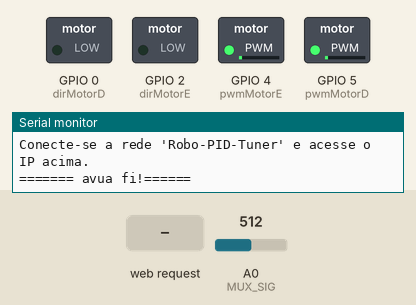
Recording of a sketch running on a simulated ESP8266 (NodeMCU). Parts: switched loads named in the sketch (green lamp = pin HIGH), the last lines printed to the serial monitor. Inputs (shaded band) come from the test bench; at power-on: A0 (MUX_SIG) = 512. Pins used as bus, display or sensor lines are not drawn.

Above: at 7.1 s.
7.2 s: HTTP request GET /update received
8.7 s: A0 (MUX_SIG) set to 522
At 9.3 s:
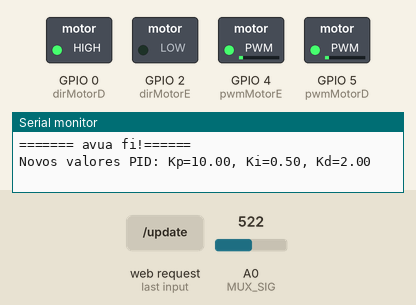
10.2 s: HTTP request GET /update?ki=0 received
At 11.4 s:
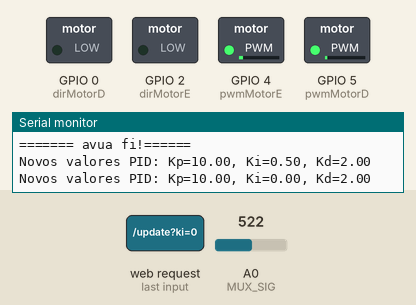
11.7 s: HTTP request GET /update?kp=120 received
At 12.8 s:
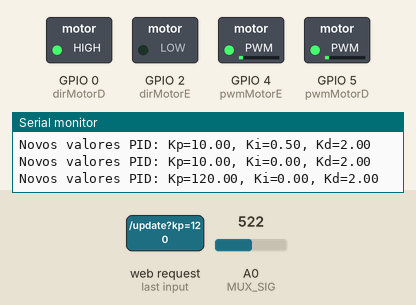
13.2 s: HTTP request GET /update?kp=0 received
At 13.9 s:
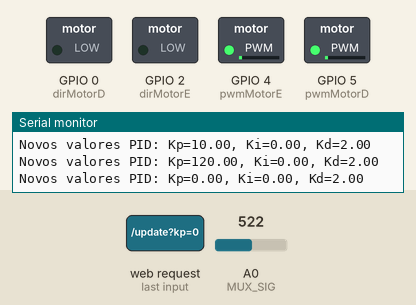
Timing chart, 0 to 15.7 s (numbered marks = the images above; inputs shaded):
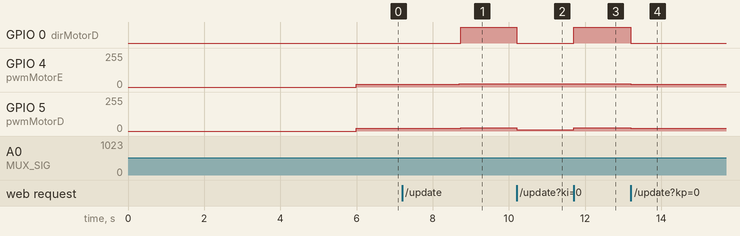

Measured:
- the behaviour switches between 512 and 513 on A0 (MUX_SIG) (found by bisection; images 0 and 1)
- after the input at 8.7 s, GPIO 0 (dirMotorD): LOW → HIGH at once; GPIO 4 (pwmMotorE), GPIO 5 (pwmMotorD): 19/255 → 24/255 at once
- after the input at 10.2 s, GPIO 0 (dirMotorD): HIGH → LOW at once; GPIO 5 (pwmMotorD): 24/255 → 9/255 at once
- after the input at 11.7 s, GPIO 0 (dirMotorD): LOW → HIGH at once; GPIO 5 (pwmMotorD): 9/255 → 24/255 at once
- after the input at 13.2 s, GPIO 0 (dirMotorD): HIGH → LOW at once; GPIO 4 (pwmMotorE), GPIO 5 (pwmMotorD): 24/255 → 19/255 at once

The sketch:

testeKP.ino
```cpp
#include <ESP8266WiFi.h>
#include <ESP8266WebServer.h>

// --- Configuração da Rede Wi-Fi e Servidor ---
const char *ssid = "Robo-PID-Tuner";
const char *password = "12345678";
ESP8266WebServer server(80);
#include "Constante.c"

int Sensor[QTSensores] = {0}; // Inicializa zerando tudo
bool SensorBIN[QTSensores] = {1};
int HistoricoLeituras[QTSensores][NumLeituras];  // Armazena as últimas 5 leituras de cada sensor
int IndiceLeitura = 0;                    // Índice de controle para o histórico de leituras

bool Mandar_Mux_Bin[4] = {0};
int corte[QTSensores] = {0};
// Arrays globais para guardar min e max de cada sensor
int menores[QTSensores][1];
int maiores[QTSensores][1];

int P = 0, I = 0, D = 0, PID = 0;
float erro = 0, erroA = 0;
int VeloE, VeloD;
unsigned long CalibraInterval = 0; // Tempo de inicia de calibracao
//////////////////////////////////////// PID ////////////////////////////////////////
float Kp = 10, Ki = 0.5, Kd = 2.0; // Parâmetros do PID
float targetValue = 0; // Valor alvo
bool autoTuningEnabled = false; // Habilitar/desabilitar auto-tuning
unsigned long lastTuneTime = 0; // Tempo da última atualização de tuning
const unsigned long tuneInterval = 1000; // Intervalo de tempo para ajuste
/////////////////////////////////////////////////////////////////////////////////////
int i = 0, j = 0;
int Antropofagico = 2;
void Leitura() {
  // O loop continua lendo os canais do MUX na ordem normal (0, 1, 2, ...)
  for (int i = 0; i < QTSensores; i++) {
    // --- Configuração do MUX (não muda) ---
    Mandar_Mux_Bin[0] = (i & 0x01); // LSB
    Mandar_Mux_Bin[1] = (i & 0x02) >> 1; // Bit 1
    Mandar_Mux_Bin[2] = (i & 0x04) >> 2; // Bit 2
    Mandar_Mux_Bin[3] = (i & 0x08) >> 3; // MSB

    for (int j = 0; j < 4; j++) {
      digitalWrite(MUX_S[j], Mandar_Mux_Bin[j]);
    }

    // Lê o valor do sensor atual através do MUX (não muda)
    int leituraAtual = analogRead(MUX_SIG);

    // --- Armazenamento Invertido ---
    // Calcula o índice de destino invertido
    int indiceInvertido = (QTSensores - 1) - i; //
    // Atualiza o histórico de leituras na posição invertida
    HistoricoLeituras[indiceInvertido][IndiceLeitura] = leituraAtual; //

    long soma = 0; // Usar 'long' para a soma evita estouro (overflow)
    for (int k = 0; k < NumLeituras; k++) {
      soma += HistoricoLeituras[indiceInvertido][k]; //
    }
    // Armazena a média no vetor Sensor na posição invertida
    Sensor[indiceInvertido] = soma / NumLeituras; //
  }

  // O resto da função permanece igual
  // Atualiza o índice de controle para o histórico de leituras (circular)
  IndiceLeitura = (IndiceLeitura + 1) % NumLeituras;

  // Impressão de dados para depuração
  //ImprimirSensores(Antropofagico);

  // Funções auxiliares para processamento de dados
  Discretiza();
}

void ImprimirSensores(int Antropofagico) {

  if (Antropofagico == 1){
    for (int i = 0; i < QTSensores; i++) {
        Serial.print(Sensor[i]);
        if (i < QTSensores - 1) {
            Serial.print("| "); // Adiciona vírgula entre os sensores
        }
    }
  }
  else if (Antropofagico == 2){
    for (int i = 0; i < QTSensores; i++) {
      Serial.print(SensorBIN[i]);
      if (i < QTSensores - 1) {
          Serial.print("| "); // Adiciona vírgula entre os sensores
      }
    }
  }
  if(Antropofagico != 0){
      Serial.print(" | VeloE: " + String(VeloE) + " | VeloD: " + String(VeloD) + "|");
  Serial.println(erro); // Imprime o valor do erro
    }


}

void Discretiza() {
  for (int i = 0; i < QTSensores; i++) {
      // Discretiza o valor com base no valor de corte
      if (Sensor[i] > corte[i]) {
          SensorBIN[i] = true; // Estado ALTO
      } else {
          SensorBIN[i] = false; // Estado BAIXO
      }
  }
}

void CalculaErro() {
    long soma = 0;
    int ativos = 0;

    for (int i = 0; i < QTSensores; i++) {
        if (SensorBIN[i] == BRANCO) {  // Detecta a linha
            soma += i * 1000;         // Peso proporcional à posição
            ativos++;
        }
    }

    if (ativos > 0) {
        float posicaoMedia = (float)soma / ativos;
        erro = (posicaoMedia - (SENSOR_CENTRAL * 1000)) / 1000.0;
    } else {
        erro = erroA; // Mantém o erro anterior se não encontrou linha
    }
}


void CalculaPID() {
  // --- Cálculo dos termos ---
  P = erro * Kp;
  I = I + erro;
  D = erro - erroA;

  AntiWindUp(); // Limita a parte integrativa

  // --- Saída PID ---
  PID = P + (Ki * I) + (Kd * D);

  // --- Atualiza erro anterior ---
  erroA = erro;
}

void AntiWindUp() {
  // Zera a parte integrativa quando o erro some ou inverte
  if (erro == 0) {
    I = 0;
  }
  if ((erro > 0 && erroA < 0) || (erro < 0 && erroA > 0)) {
    I = 0;
  }
}

void AutoTunePID() {
  if (autoTuningEnabled && (millis() - lastTuneTime > tuneInterval)) {
    // Ajuste proporcional adaptativo simples
    if (erro > 0) {
      Kp += 0.1;
    } else {
      Kp -= 0.1;
    }

    // Pequeno ajuste em Ki e Kd
    Ki += 0.01;
    Kd += 0.001;

    // Evita valores explosivos
    Kp = constrain(Kp, 0, 10);
    Ki = constrain(Ki, 0, 1);
    Kd = constrain(Kd, 0, 1);

    lastTuneTime = millis();
  }
}

void Seguir() {
  CalculaErro();
  CalculaPID();
  AutoTunePID();

  // --- Limita saída PID ---
  PID = constrain(PID, -MAXR, MAXR);

  // --- Calcula velocidades ---
  if (PID > 0) { // Correção para direita
    VeloE = PWME + PID;
    VeloD = PWMD - PID;
  } else {       // Correção para esquerda
    VeloE = PWME + PID;  // PID é negativo
    VeloD = PWMD - PID;  // subtrair negativo = somar
  }

  // --- Limita velocidades ---
  VeloE = constrain(VeloE, 0, MAXR);
  VeloD = constrain(VeloD, 0, MAXR);

  // --- Controle dos motores ---
  if (VeloE >= MAXR && VeloD <= 0) {
    // Curva fechada esquerda
    digitalWrite(dirMotorE, LOW);   // Motor E frente
    digitalWrite(dirMotorD, HIGH);  // Motor D trás
    analogWrite(pwmMotorE, VeloE);
    analogWrite(pwmMotorD, VeloE);

  } else if (VeloD >= MAXR && VeloE <= 0) {
    // Curva fechada direita
    digitalWrite(dirMotorE, HIGH);  // Motor E trás
    digitalWrite(dirMotorD, LOW);   // Motor D frente
    analogWrite(pwmMotorE, VeloD);
    analogWrite(pwmMotorD, VeloD);

  } else {
    // Movimento normal (ambos frente)
    digitalWrite(dirMotorE, LOW);
    digitalWrite(dirMotorD, LOW);
    analogWrite(pwmMotorE, VeloE);
    analogWrite(pwmMotorD, VeloD);
  }
}

void Calibracao() {
    const unsigned long tempoCalibracao = 5000;
    unsigned long tempoInicial = millis();
    const unsigned long IntervaloTempoBUZZ = 1000;
    const int QtLeituras = 5;

    // Arrays para armazenar os maiores e menores valores de cada sensor
    int maiores[QTSensores][QtLeituras] = {0};
    int menores[QTSensores][QtLeituras];

    // A inicialização pode ser mantida, pois preenche o array todo
    for (int i = 0; i < QTSensores; i++) {
        for (int j = 0; j < QtLeituras; j++) {
            menores[i][j] = 1023; // Inicializa com valor máximo
        }
    }

    // Realiza as leituras durante o tempo de calibração
    while (millis() - tempoInicial < tempoCalibracao) {
        if (millis() - CalibraInterval >= IntervaloTempoBUZZ) {
            // tone(BUZZ, 20, 300);
            CalibraInterval = millis();
        }

        // O loop varre os canais do MUX na ordem física (0, 1, 2...)
        for (int sensorIndex = 0; sensorIndex < QTSensores; sensorIndex++) {
            // Configura os pinos do MUX para o sensor atual (não muda)
            Mandar_Mux_Bin[0] = (sensorIndex & 0x01);
            Mandar_Mux_Bin[1] = (sensorIndex & 0x02) >> 1;
            Mandar_Mux_Bin[2] = (sensorIndex & 0x04) >> 2;
            Mandar_Mux_Bin[3] = (sensorIndex & 0x08) >> 3;

            for (int j = 0; j < 4; j++) {
                digitalWrite(MUX_S[j], Mandar_Mux_Bin[j]);
            }

            // Lê o valor do sensor (não muda)
            int valorLido = analogRead(MUX_SIG);

            // --- APLICA A INVERSÃO AQUI ---
            // Calcula o índice de destino invertido
            int indiceInvertido = (QTSensores - 1) - sensorIndex; // << MUDANÇA PRINCIPAL
            if (Antropofagico != 0){
                Serial.print("|" + String(maiores[indiceInvertido][0])); // << MUDANÇA AQUI
            }
            // Atualiza os menores valores no índice invertido
            if (valorLido < menores[indiceInvertido][0]) { // << MUDANÇA AQUI
                menores[indiceInvertido][0] = valorLido; // << MUDANÇA AQUI
                // Bubble sort simples
                for (int k = 0; k < QtLeituras - 1; k++) {
                    if (menores[indiceInvertido][k] < menores[indiceInvertido][k + 1]) { // << MUDANÇA AQUI
                        int aux = menores[indiceInvertido][k];
                        menores[indiceInvertido][k] = menores[indiceInvertido][k + 1];
                        menores[indiceInvertido][k + 1] = aux;
                    }
                }
            }

            // Atualiza os maiores valores no índice invertido
            if (valorLido > maiores[indiceInvertido][QtLeituras - 1]) { // << MUDANÇA AQUI
                maiores[indiceInvertido][QtLeituras - 1] = valorLido; // << MUDANÇA AQUI
                // Bubble sort simples
                for (int k = QtLeituras - 1; k > 0; k--) {
                    if (maiores[indiceInvertido][k] > maiores[indiceInvertido][k - 1]) { // << MUDANÇA AQUI
                        int aux = maiores[indiceInvertido][k];
                        maiores[indiceInvertido][k] = maiores[indiceInvertido][k - 1];
                        maiores[indiceInvertido][k - 1] = aux;
                    }
                }
            }
        }
        if (Antropofagico != 0){
            Serial.println();
        }
    }

    // Calcula a mediana e o corte para cada sensor, usando a lógica invertida
    for (int sensorIndex = 0; sensorIndex < QTSensores; sensorIndex++) {
        // Calcula o índice invertido novamente para garantir a correspondência
        int indiceInvertido = (QTSensores - 1) - sensorIndex; // << MUDANÇA PRINCIPAL

        // Acessa os dados já armazenados na ordem invertida
        float medianaMaiores = calcularMediana(maiores[indiceInvertido], QtLeituras); // << MUDANÇA AQUI
        float medianaMenores = calcularMediana(menores[indiceInvertido], QtLeituras); // << MUDANÇA AQUI

        // Armazena o valor de corte final na posição invertida
        corte[indiceInvertido] = (medianaMaiores + medianaMenores) / 2; // << MUDANÇA AQUI

        // Imprime os resultados. Note que usamos 'indiceInvertido' para o log
        // ser consistente com a ordem do array (Sensor 0, Sensor 1, etc.).
        if (Antropofagico != 0){
            Serial.print("Sensor " + String(indiceInvertido) + " - Mediana Maiores: " + String(medianaMenores) + ", Mediana Menores: " + String(medianaMaiores) + ", Corte: " + String(corte[indiceInvertido]) + "\n");
        }
    }
    yield();
}
float calcularMediana(int valores[], int tamanho) {
    // Ordena o array
    for (int i = 0; i < tamanho - 1; i++) {
        for (int j = 0; j < tamanho - i - 1; j++) {
            if (valores[j] > valores[j + 1]) {
                int temp = valores[j];
                valores[j] = valores[j + 1];
                valores[j + 1] = temp;
            }
        }
    }
    // Retorna a mediana
    if (tamanho % 2 == 0) {
        return (valores[tamanho / 2 - 1] + valores[tamanho / 2]) / 2.0;
    } else {
        return valores[tamanho / 2];
    }
}
// --- Página HTML com JavaScript para controle do PID ---
String GetHTML() {
  String html = R"rawliteral(
<!DOCTYPE html>
<html>
<head>
  <title>PID Tuner</title>
  <meta name="viewport" content="width=device-width, initial-scale=1">
  <style>
    body { font-family: Arial, sans-serif; margin: 20px; background-color: #282c34; color: white; }
    h1 { text-align: center; }
    .slider-container { margin-bottom: 20px; }
    label { font-size: 1.2em; }
    input[type=range] { width: 100%; }
    .value { font-weight: bold; font-size: 1.2em; color: #61dafb; }
    #data-container { margin-top: 30px; border-top: 1px solid #ccc; padding-top: 20px; }
  </style>
</head>
<body>
  <h1>Controle PID - Robô Seguidor de Linha</h1>

  <div class="slider-container">
    <label for="kp">Kp: <span id="kp_val" class="value">)rawliteral";
  html += String(Kp);
  html += R"rawliteral(</span></label>
    <input type="range" id="kp" min="0" max="50" step="0.1" value=")rawliteral";
  html += String(Kp);
  html += R"rawliteral(" oninput="updateSlider('kp')">
  </div>

  <div class="slider-container">
    <label for="ki">Ki: <span id="ki_val" class="value">)rawliteral";
  html += String(Ki);
  html += R"rawliteral(</span></label>
    <input type="range" id="ki" min="0" max="5" step="0.01" value=")rawliteral";
  html += String(Ki);
  html += R"rawliteral(" oninput="updateSlider('ki')">
  </div>

  <div class="slider-container">
    <label for="kd">Kd: <span id="kd_val" class="value">)rawliteral";
  html += String(Kd);
  html += R"rawliteral(</span></label>
    <input type="range" id="kd" min="0" max="10" step="0.05" value=")rawliteral";
  html += String(Kd);
  html += R"rawliteral(" oninput="updateSlider('kd')">
  </div>

  <div id="data-container">
    <h2>Dados em Tempo Real</h2>
    <p>Erro atual: <span id="erro_val" class="value">0.0</span></p>
  </div>

<script>
  function updateSlider(param) {
    var value = document.getElementById(param).value;
    document.getElementById(param + '_val').innerText = value;

    // Envia os dados para o ESP8266
    fetch('/update?kp=' + document.getElementById('kp').value + '&ki=' + document.getElementById('ki').value + '&kd=' + document.getElementById('kd').value)
      .then(response => console.log('Valores enviados.'));
  }

  // Pede o valor do erro para o servidor a cada 500ms
  setInterval(function() {
    fetch('/data')
      .then(response => response.json())
      .then(data => {
        document.getElementById('erro_val').innerText = data.erro;
      })
      .catch(error => console.error('Erro ao buscar dados:', error));
  }, 500);
</script>

</body>
</html>
)rawliteral";
  return html;
}

// --- Funções para lidar com as requisições do navegador ---

// Envia a página principal
void handleRoot() {
  server.send(200, "text/html", GetHTML());
}

// Atualiza os valores do PID
void handleUpdate() {
  if (server.hasArg("kp")) Kp = server.arg("kp").toFloat();
  if (server.hasArg("ki")) Ki = server.arg("ki").toFloat();
  if (server.hasArg("kd")) Kd = server.arg("kd").toFloat();

  server.send(200, "text/plain", "OK"); // Responde que deu tudo certo

  // Imprime no Serial para debug
  Serial.println("Novos valores PID: Kp=" + String(Kp) + ", Ki=" + String(Ki) + ", Kd=" + String(Kd));
}

// Envia os dados (erro) em formato JSON
void handleData() {
  String json = "{\"erro\":" + String(erro) + "}";
  server.send(200, "application/json", json);
}

// O que fazer se a página não for encontrada
void handleNotFound() {
  server.send(404, "text/plain", "Pagina Nao Encontrada");
}
void setup() {
  // Configurações iniciais de hardware
  pinMode(MUX_SIG, INPUT);
  for (i = 0; i < 4; i++) {
      pinMode(MUX_S[i], OUTPUT);
  }
  pinMode(pwmMotorE, OUTPUT);
  pinMode(dirMotorE, OUTPUT);
  pinMode(pwmMotorD, OUTPUT);
  pinMode(dirMotorD, OUTPUT);

  if (Antropofagico != 0 ){
    Serial.begin(115200);
  }
  delay(100);

  // --- PASSO 1: FAZ A CALIBRAÇÃO PRIMEIRO ---
  if (Antropofagico != 0 ){
    Serial.println("Calibrando sensores... Por favor, aguarde.");
  }
  Calibracao(); // A tarefa demorada acontece aqui
  delay(800);
  if (Antropofagico != 0 ){
    Serial.println("Calibracao concluida!");
  }


  // --- PASSO 2: AGORA SIM, INICIA A REDE E O SERVIDOR ---
  Serial.println("\nConfigurando o Ponto de Acesso (AP)...");
  WiFi.softAP(ssid, password);

  IPAddress myIP = WiFi.softAPIP();
  Serial.print("AP IP address: ");
  Serial.println(myIP);

  server.on("/", HTTP_GET, handleRoot);
  server.on("/update", HTTP_GET, handleUpdate);
  server.on("/data", HTTP_GET, handleData);
  server.onNotFound(handleNotFound);

  server.begin();
  Serial.println("Servidor HTTP iniciado! Pode conectar.");
  Serial.println("Conecte-se a rede '" + String(ssid) + "' e acesse o IP acima.");

  if (Antropofagico != 0 ){
    Serial.println("======= avua fi!======");
  }
}

void loop() {
   server.handleClient(); // ESSENCIAL: Processa as requisições do cliente

  Leitura();
  Seguir(); // Estado padrão ele segue a linha
}
```

Constante.c
```cpp
// Constantes.h

#ifndef CONSTANTES_H
#define CONSTANTES_H

// Declaração de Constantes

#define Delta 20
#define DifTras 18
//////////////////////////////////////// BOTOES ////////////////////////////////////////
//#define BotCalibra A3
//#define BotStart A0
//#define BUZZ A1
//////////////////////////////////////// PID ////////////////////////////////////////

//////////////////////////////////////// SENSOR ////////////////////////////////////////
#define QTSensores 13
#define SENSOR_CENTRAL (QTSensores / 2)
#define MUX_SIG A0
const int MUX_S[4] = {14,12,13,15}; // Pinos do mux {A,B,C,D}0,4,5,16
#define BRANCO 0
#define PRETO 1
#define NumLeituras 2
//////////////////////////////////////// MOTOR ////////////////////////////////////////
const int pwmMotorD = 5; //d1 Velocidade (PWM) do motor esquerdo
const int dirMotorD = 0; //d3 Direção (DIR) do motor esquerdo

// Motor Direito (Motor B no shield)
const int pwmMotorE = 4; // d2Velocidade (PWM) do motor direito
const int dirMotorE = 2; //d4  Direção (DIR) do motor direito


#define PWME 80
#define PWMD 80
#define MAXR 100
//////////////////////////////////////// AUXLIARES ////////////////////////////////////////
#define Parar 0
#define Frente 1
#define Direita 2
#define Esquerda 3

#endif // CONSTANTES_H
```
